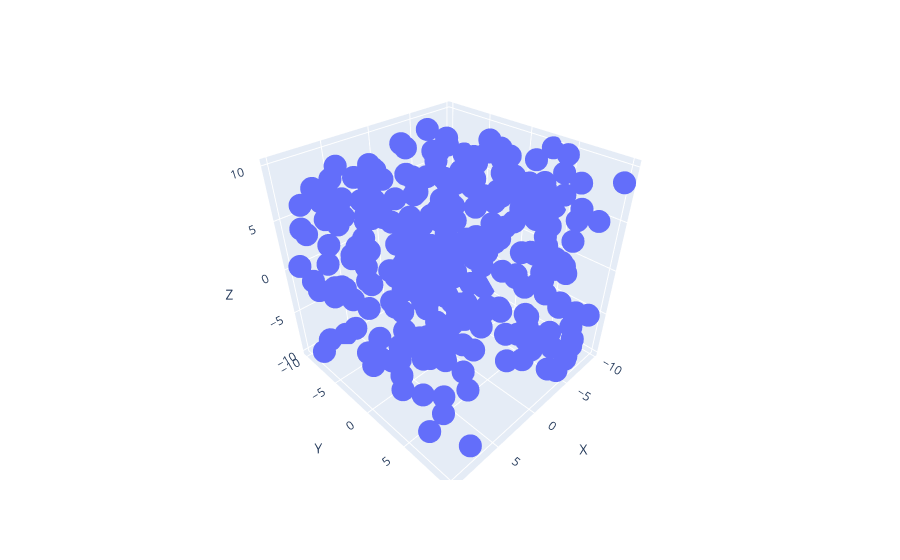

Source (notebook cell):
### Code cell
# Plotly_ assignment
#Use Plotly for the visualization of the given quetion

#1. Using the given dataset, to generate a 3D scatter plot to visualize the 
#distribution of data points in a threedimensional space.
import numpy as np
import pandas as pd
import plotly.express as px
np.random.seed(30)
data = {
    'X': np.random.uniform(-10, 10, 300),
    'Y': np.random.uniform(-10, 10, 300),
    'Z': np.random.uniform(-10, 10, 300)
}
df = pd.DataFrame(data)

fig= px.scatter_3d(df, x= 'X', y= 'Y', z= 'Z')
fig.show()

### Figure 1 — Plotly figure (JSON) as saved in the notebook; plotly's stock layout.template omitted (floating-point values rounded to 4 significant figures; data arrays with more than 128 entries replaced by an {"elided": "..."} marker saying what was removed)
{"data": [{"hovertemplate": "X=%{x}<br>Y=%{y}<br>Z=%{z}<extra></extra>", "legendgroup": "", "marker": {"color": "#636efa", "symbol": "circle"}, "mode": "markers", "name": "", "scene": "scene", "showlegend": false, "type": "scatter3d", "x": {"elided": "300 float values"}, "y": {"elided": "300 float values"}, "z": {"elided": "300 float values"}}], "layout": {"legend": {"tracegroupgap": 0}, "margin": {"t": 60}, "scene": {"domain": {"x": [0, 1], "y": [0, 1]}, "xaxis": {"title": {"text": "X"}}, "yaxis": {"title": {"text": "Y"}}, "zaxis": {"title": {"text": "Z"}}}}}
